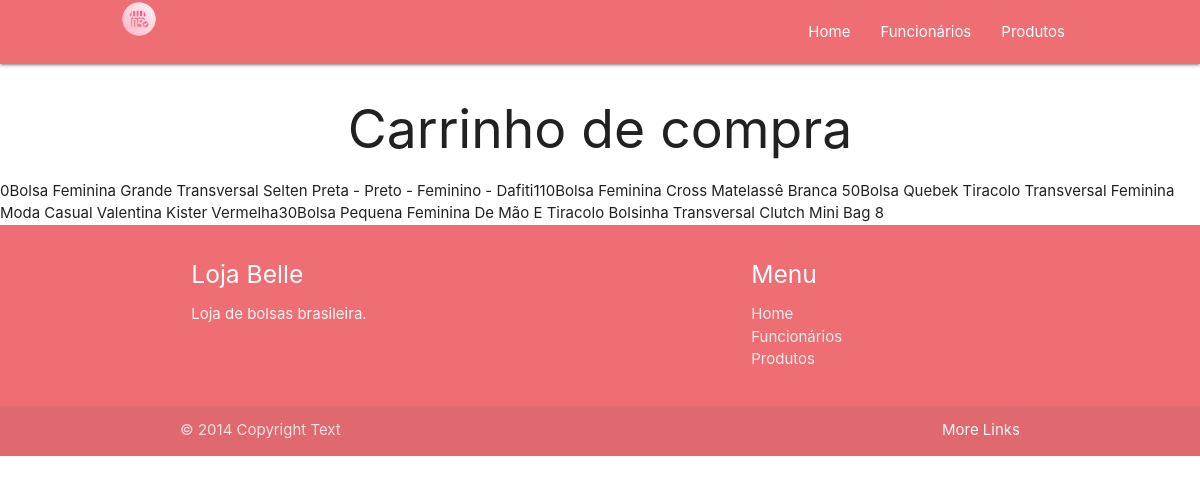
Page /carrinho.php on the committed database.
### tables this page shows
CREATE TABLE `tabcarrinho` (
  `carId` int(11) NOT NULL,
  `carProId` int(11) NOT NULL,
  `carQtde` int(11) DEFAULT NULL
);

CREATE TABLE `tabprodutos` (
  `proId` int(11) NOT NULL,
  `proDescricao` varchar(255) DEFAULT NULL,
  `proImagem` varchar(30) NOT NULL,
  `proPreco` decimal(10,2) DEFAULT NULL
);

### carrinho.php (the view, shortened to what this page needs)
<!DOCTYPE html>
<html lang="pt-br">
<head>
   <link rel="stylesheet" href="https://cdnjs.cloudflare.com/ajax/libs/materialize/1.0.0/css/materialize.min.css">
   <link rel="stylesheet" href="style/cabecalhoRadape.css">
   <link rel="stylesheet" href="style/carrinho.css">
</head>
<body>
<?php
include_once "config/cabecalho.php";
include_once "config/config.php";
echo "<h2>Carrinho de compra</h2>";
?>
   <?php
$sql = "SELECT tabcarrinho.*, tabprodutos.proDescricao AS descricao FROM tabcarrinho INNER JOIN tabprodutos ON tabcarrinho.carProId = tabprodutos.proId";
$stmt = $conexao->prepare($sql);
$stmt->execute();
while ($linha = $stmt->fetch(PDO::FETCH_ASSOC)) {
   echo "<tr><td>{$linha['carId']}</td>";
   echo "<td>{$linha['descricao']}</td>";
   echo "<td>{$linha['carQtde']}</td></tr>";
}
?>
<?php
include_once "config/rodape.php";
?>
</body>
</html>

### style/carrinho.css (style rules this page uses)
h2 { text-align: center; }

### rows in the picture
tabcarrinho: carId "0", tabprodutos.proDescricao "Bolsa Feminina Grande Transversal Selten Preta - Preto - Feminino - Dafiti", carQtde "11"
tabcarrinho: carId "0", tabprodutos.proDescricao "Bolsa Feminina Cross Matelassê Branca", carQtde "5"
tabcarrinho: carId "0", tabprodutos.proDescricao "Bolsa Quebek Tiracolo Transversal Feminina Moda Casual Valentina Kister Vermelha", carQtde "3"
tabcarrinho: carId "0", tabprodutos.proDescricao "Bolsa Pequena Feminina De Mão E Tiracolo Bolsinha Transversal Clutch Mini Bag", carQtde "8"
